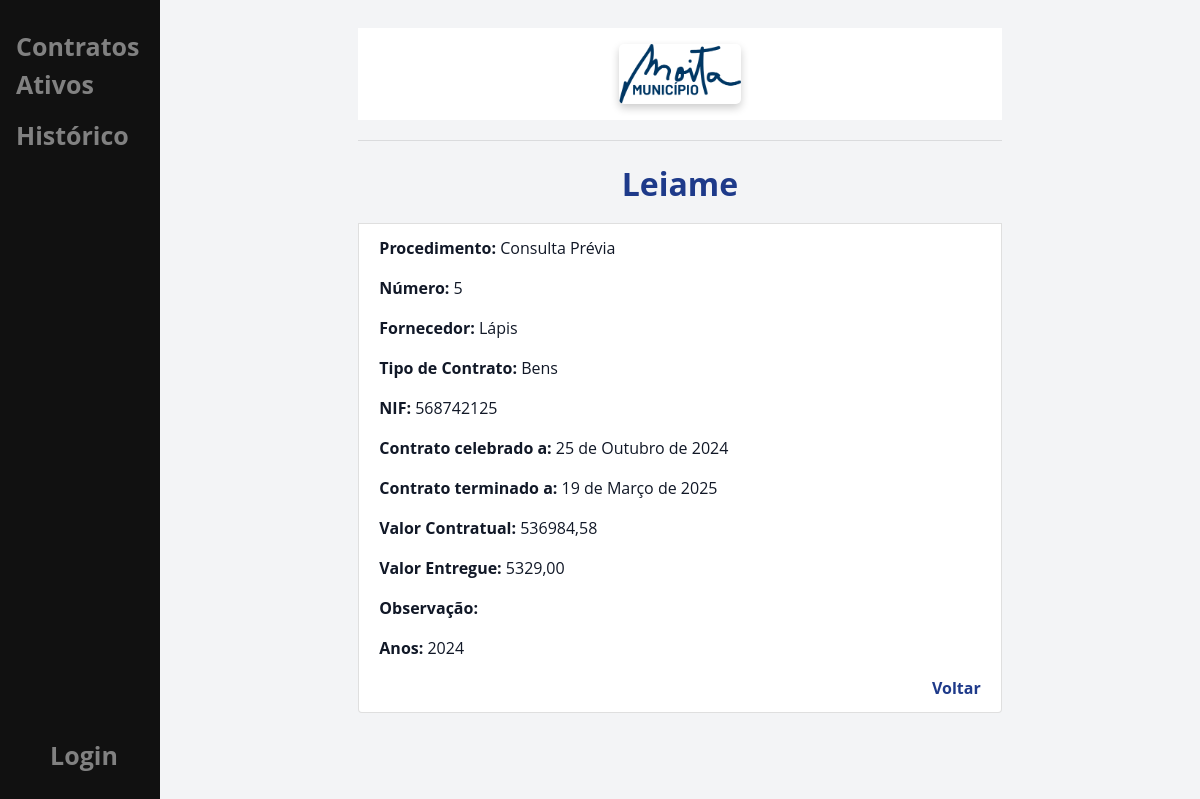
The app's page /contrato/detalhes/inativo/1/ with its own data.
### main/models.py (models this page shows)
class Historico(models.Model):
    user = models.ForeignKey(User, on_delete=models.CASCADE)
    procedimento = models.CharField(max_length=255)
    numero = models.CharField(max_length=100)
    tipo_contrato = models.CharField(max_length=100)
    fornecedor = models.CharField(max_length=255)
    nif = models.CharField(max_length=100)
    data_inicial = models.DateField()
    data_final = models.DateField()
    prazo = models.CharField(max_length=255)
    preco_contratual = models.DecimalField(max_digits=10, decimal_places=2)
    observacao = models.TextField(blank=True, null=True)
    valor_entregue = models.DecimalField(max_digits=10, decimal_places=2)
    recorrente = models.BooleanField(default=False)
    compromisso = models.BooleanField(default=False)
    uploaded_file = models.ForeignKey(UploadedFile, on_delete=models.CASCADE)
    plurianual = models.TextField(blank=True, null=True)
    _estado = models.BooleanField(default=False)

class UploadedFile(models.Model):
    user = models.ForeignKey(User, on_delete=models.CASCADE, related_name='uploadedfile')
    file = models.FileField(upload_to='uploads/')
    name = models.CharField(max_length=255)
    def __str__(self):
        return self.name

### main/views.py (the view)
# urls.py: path('contrato/detalhes/inativo/<int:contract_id>/', views.detalhes_contrato_inativo, name='detalhes_contrato_inativo'),
def detalhes_contrato_inativo(request, contract_id):
    contrato = get_object_or_404(Historico, id=contract_id)
    return render(request, 'main/detalhes_contrato_inativo.html', {'contrato': contrato})

### main/templatetags/custom_filters.py (called while the page is built)
@register.filter
def remove_all_extensions(value):
    if isinstance(value, str):
        return value.split('.')[0]
    return value

### main/templates/main/detalhes_contrato_inativo.html
{% extends 'main/base.html' %}
{% load custom_filters %}
{% block content %}
<h1>{{ contrato.uploaded_file|capfirst|remove_all_extensions }}</h1>
<li class="list-group-item">
    <p><strong>Procedimento:</strong> {{ contrato.procedimento }}</p>
    <p><strong>Número:</strong> {{ contrato.numero }}</p>
    <p><strong>Fornecedor:</strong> {{ contrato.fornecedor }}</p>
    <p><strong>Tipo de Contrato:</strong> {{ contrato.tipo_contrato }}</p>
    <p><strong>NIF:</strong> {{ contrato.nif }}</p>
    <p><strong>Contrato celebrado a:</strong> {{ contrato.data_inicial }}</p>
    <p><strong>Contrato terminado a:</strong> {{ contrato.data_final }}</p>
    <p><strong>Valor Contratual:</strong> {{ contrato.preco_contratual }}</p>
    <p><strong>Valor Entregue:</strong> {{ contrato.valor_entregue }}</p>
    <p><strong>Observação:</strong> {{ contrato.observacao }}</p>
    <p><strong>Anos:</strong> {{ contrato.plurianual }}</p>
    <a href="{% url 'historico' %}" class="btn-voltar" style="text-align: right;">Voltar</a>
</li>
{% endblock %}

### main/templates/main/base.html (style rules this page uses)
:root { --primary-color: #1e3a8a; --secondary-color: #2563eb; --accent-color: #60a5fa; --background-color: #f3f4f6; --text-color: #111827; --light-gray: #e5e7eb; --white: #ffffff; }
body { font-family: 'Open Sans', sans-serif; background-color: var(--background-color); color: var(--text-color); margin: 0; padding: 20px; }
h1 { color: var(--primary-color); font-size: 2rem; margin-bottom: 20px; text-align: center; font-weight: 700; }
a { color: var(--primary-color); text-decoration: none; font-weight: bold; margin-top: 2px; display: block; text-align: left; }

### records on screen
Historico: uploaded_file|remove_all_extensions "Leiame", procedimento "Consulta Prévia", numero "5", fornecedor "Lápis", tipo_contrato "Bens", nif "568742125", data_inicial "25 de Outubro de 2024", data_final "19 de Março de 2025", preco_contratual "536984,58", valor_entregue "5329,00", plurianual "2024"
